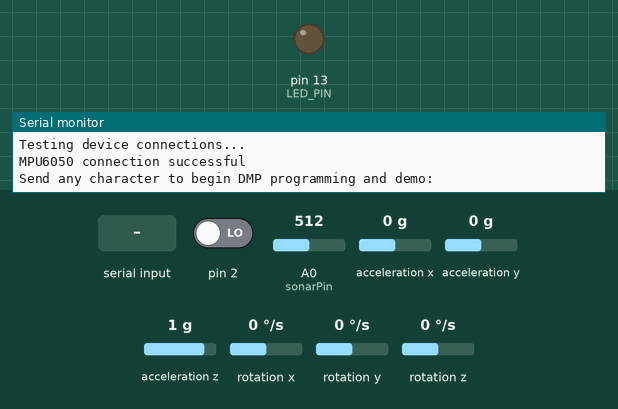
Recording of a sketch running on a simulated Arduino Uno, built with avr-gcc and run on an emulated ATmega328P. Parts: output pins drawn as LEDs (lit = HIGH), the last lines printed to the serial monitor. Dashed ring = blinking. The test bench sets the inputs (shaded band); at power-on: acceleration x 0 g, A0 (sonarPin) = 512, acceleration z 1 g, rotation z 0 °/s, pin 2 LOW, acceleration y 0 g, rotation x 0 °/s, rotation y 0 °/s. The sensor or clock chip raises its interrupt line as the real part does.

Above: at 1.0 s.
1.1 s: "1" received over Serial
At 2.37 s:
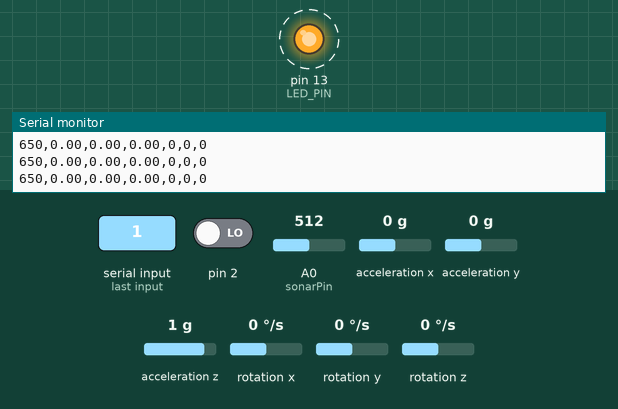
4.1 s: acceleration x set to -1.4 g
7.1 s: A0 (sonarPin) set to 779
10.1 s: A0 (sonarPin) set to 800
13.1 s: acceleration z set to -1.4 g
16.1 s: rotation z set to -192 °/s
Timing chart, 0 to 20.1 s (numbered marks = the images above; inputs shaded):
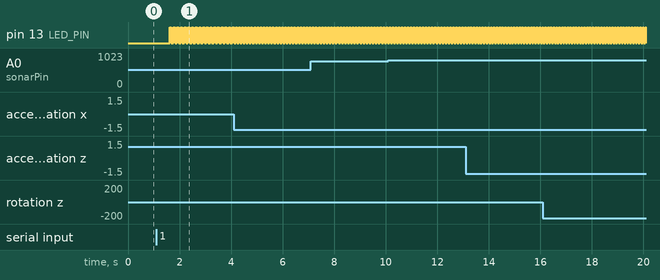

Measured:
- after the input at 1.1 s, pin 13 (LED_PIN): alternates HIGH for 0.01 s and LOW for 0.01 s, starting after 0.52 s

The sketch:

ArduinoRobat.ino
```cpp
#include "I2Cdev.h"
#include "MPU6050_6Axis_MotionApps20.h"
#if I2CDEV_IMPLEMENTATION == I2CDEV_ARDUINO_WIRE
    #include "Wire.h"
#endif

MPU6050 mpu;
#define LED_PIN 13
bool blinkState = false;
const int sonarPin = 0;

// MPU control/status vars
bool dmpReady = false;  // set true if DMP init was successful
uint8_t mpuIntStatus;   // holds actual interrupt status byte from MPU
uint8_t devStatus;      // return status after each device operation (0 = success, !0 = error)
uint16_t packetSize;    // expected DMP packet size (default is 42 bytes)
uint16_t fifoCount;     // count of all bytes currently in FIFO
uint8_t fifoBuffer[64]; // FIFO storage buffer

// orientation/motion vars
Quaternion q;           // [w, x, y, z]         quaternion container
VectorInt16 aa;         // [x, y, z]            accel sensor measurements
VectorInt16 aaReal;     // [x, y, z]            gravity-free accel sensor measurements
VectorInt16 aaWorld;    // [x, y, z]            world-frame accel sensor measurements
VectorFloat gravity;    // [x, y, z]            gravity vector
float euler[3];         // [psi, theta, phi]    Euler angle container
float ypr[3];           // [yaw, pitch, roll]   yaw/pitch/roll container and gravity vector
long cm;                // [cm]                 sonar distance measurement

volatile bool mpuInterrupt = false;     // indicates whether MPU interrupt pin has gone high
void dmpDataReady() {
    mpuInterrupt = true;
}

void setup() {
    // join I2C bus (I2Cdev library doesn't do this automatically)
    #if I2CDEV_IMPLEMENTATION == I2CDEV_ARDUINO_WIRE
        Wire.begin();
        TWBR = 24; // 400kHz I2C clock (200kHz if CPU is 8MHz)
    #elif I2CDEV_IMPLEMENTATION == I2CDEV_BUILTIN_FASTWIRE
        Fastwire::setup(400, true);
    #endif

    // initialize serial communication
    // (115200 chosen because it is required for Teapot Demo output, but it's
    // really up to you depending on your project)
    Serial.begin(115200);
    while (!Serial); // wait for Leonardo enumeration, others continue immediately

    // NOTE: 8MHz or slower host processors, like the Teensy @ 3.3v or Ardunio
    // Pro Mini running at 3.3v, cannot handle this baud rate reliably due to
    // the baud timing being too misaligned with processor ticks. You must use
    // 38400 or slower in these cases, or use some kind of external separate
    // crystal solution for the UART timer.

    // initialize device
    Serial.println(F("Initializing I2C devices..."));
    mpu.initialize();

    // verify connection
    Serial.println(F("Testing device connections..."));
    Serial.println(mpu.testConnection() ? F("MPU6050 connection successful") : F("MPU6050 connection failed"));

    // wait for ready
    Serial.println(F("\nSend any character to begin DMP programming and demo: "));
    while (Serial.available() && Serial.read()); // empty buffer
    while (!Serial.available());                 // wait for data
    while (Serial.available() && Serial.read()); // empty buffer again

    // load and configure the DMP
    Serial.println(F("Initializing DMP..."));
    devStatus = mpu.dmpInitialize();

    // supply your own gyro offsets here, scaled for min sensitivity
    mpu.setXGyroOffset(220);
    mpu.setYGyroOffset(76);
    mpu.setZGyroOffset(-85);
    mpu.setZAccelOffset(1788); // 1688 factory default for my test chip

    // make sure it worked (returns 0 if so)
    if (devStatus == 0) {
        // turn on the DMP, now that it's ready
        Serial.println(F("Enabling DMP..."));
        mpu.setDMPEnabled(true);

        // enable Arduino interrupt detection
        Serial.println(F("Enabling interrupt detection (Arduino external interrupt 0)..."));
        attachInterrupt(0, dmpDataReady, RISING);
        mpuIntStatus = mpu.getIntStatus();

        // set our DMP Ready flag so the main loop() function knows it's okay to use it
        Serial.println(F("DMP ready! Waiting for first interrupt..."));
        dmpReady = true;

        // get expected DMP packet size for later comparison
        packetSize = mpu.dmpGetFIFOPacketSize();
    } else {
        // ERROR!
        // 1 = initial memory load failed
        // 2 = DMP configuration updates failed
        // (if it's going to break, usually the code will be 1)
        Serial.print(F("DMP Initialization failed (code "));
        Serial.print(devStatus);
        Serial.println(F(")"));
    }

    // configure LED for output
    pinMode(LED_PIN, OUTPUT);
}

void loop() {
    // if programming failed, don't try to do anything
    if (!dmpReady) return;

    // wait for MPU interrupt or extra packet(s) available
    while (!mpuInterrupt && fifoCount < packetSize) {
        // other program behavior stuff here
        // .
        // .
        // .
        // if you are really paranoid you can frequently test in between other
        // stuff to see if mpuInterrupt is true, and if so, "break;" from the
        // while() loop to immediately process the MPU data
        // .
        // .
        // .
    }

    // reset interrupt flag and get INT_STATUS byte
    mpuInterrupt = false;
    mpuIntStatus = mpu.getIntStatus();

    // get current FIFO count
    fifoCount = mpu.getFIFOCount();

    // check for overflow (this should never happen unless our code is too inefficient)
    if ((mpuIntStatus & 0x10) || fifoCount == 1024) {
        // reset so we can continue cleanly
        mpu.resetFIFO();
        Serial.println(F("FIFO overflow!"));

    // otherwise, check for DMP data ready interrupt (this should happen frequently)
    } else if (mpuIntStatus & 0x02) {
        // wait for correct available data length, should be a VERY short wait
        while (fifoCount < packetSize) fifoCount = mpu.getFIFOCount();

        // read a packet from FIFO
        mpu.getFIFOBytes(fifoBuffer, packetSize);

        // track FIFO count here in case there is > 1 packet available
        // (this lets us immediately read more without waiting for an interrupt)
        fifoCount -= packetSize;

	mpu.dmpGetQuaternion(&q, fifoBuffer);
	mpu.dmpGetAccel(&aa, fifoBuffer);
	mpu.dmpGetGravity(&gravity, &q);
    	mpu.dmpGetYawPitchRoll(ypr, &q, &gravity);
	mpu.dmpGetLinearAccel(&aaReal, &aa, &gravity);

        cm = analogRead(sonarPin) / 2 * 2.54;

        Serial.print(cm);
        Serial.print(",");
    	Serial.print(ypr[0] * 180/M_PI);
	Serial.print(",");
	Serial.print(ypr[1] * 180/M_PI);
	Serial.print(",");
	Serial.print(ypr[2] * 180/M_PI);

	Serial.print(",");
	Serial.print(aaReal.x);
	Serial.print(",");
	Serial.print(aaReal.y);
	Serial.print(",");
	Serial.println(aaReal.z);

        // blink LED to indicate activity
        blinkState = !blinkState;
        digitalWrite(LED_PIN, blinkState);
    }
}
```
